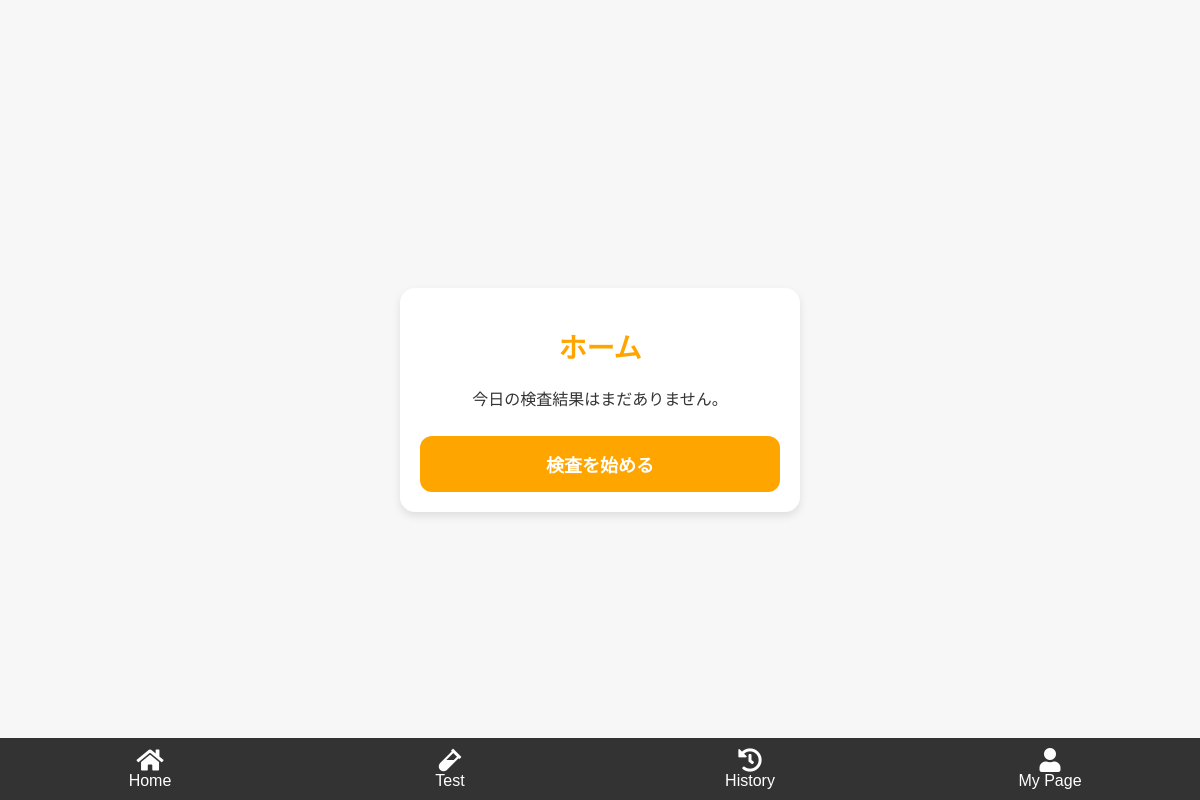
Page / (signed in) on the earlier database version.
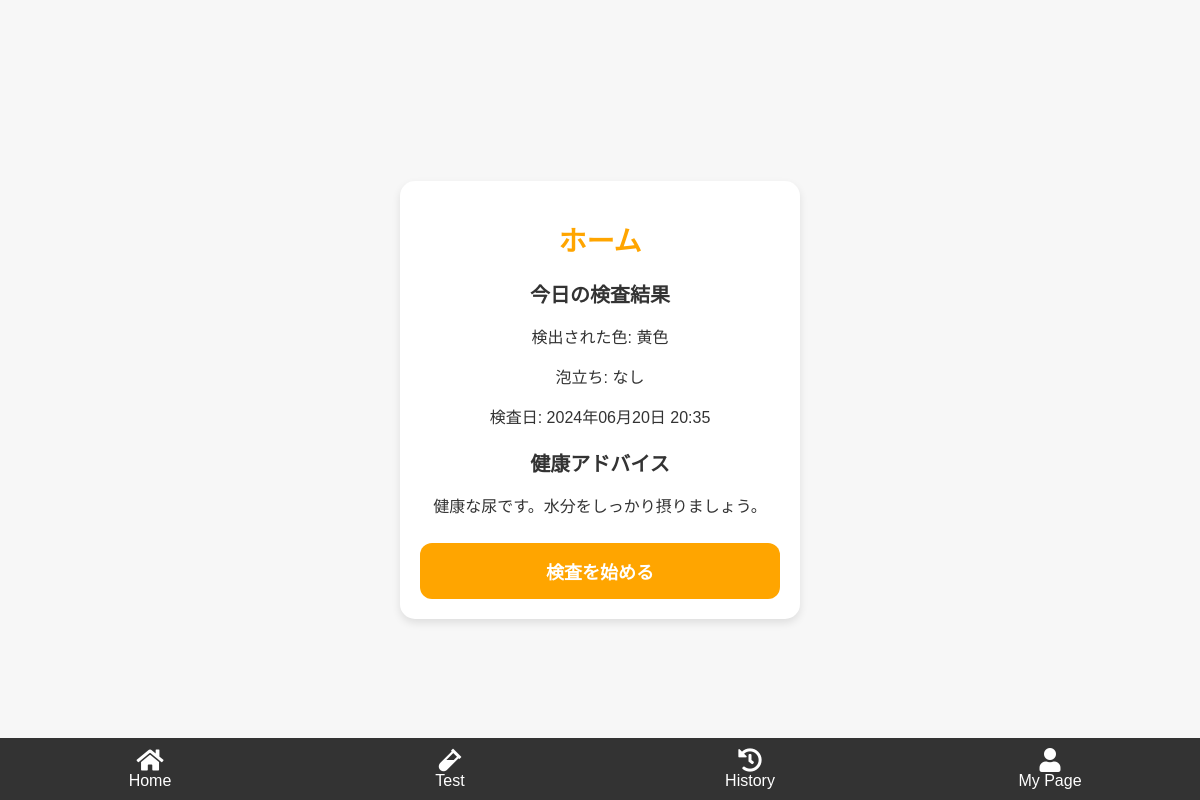
Same page on the later database version.
### app.py (models this page shows)
class Result(db.Model):
    id = db.Column(db.Integer, primary_key=True)
    color = db.Column(db.String(20), nullable=False)
    foam = db.Column(db.String(20), nullable=False)
    date = db.Column(db.DateTime, nullable=False, default=datetime.utcnow)
    user_id = db.Column(db.Integer, db.ForeignKey('user.id'), nullable=False)

### app.py (the view)
@app.route('/')
@login_required
def home():
    today = date.today()
    latest_result = Result.query.filter_by(user_id=current_user.id).filter(Result.date >= today).order_by(Result.date.desc()).first()
    health_advice = ""
    if latest_result:
        print(f"Latest result: {latest_result.color}, {latest_result.foam}, {latest_result.date}")  # デバッグ用ログ
        color = latest_result.color
        if color == "黄色":
            health_advice = "健康な尿です。水分をしっかり摂りましょう。"
        elif color == "無色透明":
            health_advice = "水分を多く摂りすぎているかもしれません。"
        elif color == "その他":
            health_advice = "異常な色です。医師の診察を受けてください。"
    return render_template('home.html', latest_result=latest_result, health_advice=health_advice)

### app.py (called while the page is built)
@login_manager.user_loader
def load_user(user_id):
    return User.query.get(int(user_id))

### templates/home.html (shortened to what this page needs)
{% extends "layout.html" %}
{% block content %}
    <h1>ホーム</h1>
    <div id="latest-result">
        {% if latest_result %}
            <h2>今日の検査結果</h2>
            <p>検出された色: {{ latest_result.color }}</p>
            <p>泡立ち: {{ latest_result.foam }}</p>
            <p>検査日: {{ latest_result.date.strftime('%Y年%m月%d日 %H:%M') }}</p>
            <h3>健康アドバイス</h3>
            <p>{{ health_advice }}</p>
        {% else %}
            <p>今日の検査結果はまだありません。</p>
        {% endif %}
    </div>
    <button class="custom-upload-button" onclick="location.href='/index'">検査を始める</button>
{% endblock %}

### templates/layout.html (shortened to what this page needs)
<!DOCTYPE html>
<html lang="ja">
<head>
    <link href="{{ url_for('static', filename='styles.css') }}" rel="stylesheet">
    <link rel="stylesheet" href="https://cdnjs.cloudflare.com/ajax/libs/font-awesome/5.15.3/css/all.min.css">
</head>
<body>
    <div class="container">
        {% block content %}{% endblock %}
    </div>
    <div class="nav-bar">
        <a href="{{ url_for('home') }}" class="nav-item"><i class="fas fa-home"></i>Home</a>
        <a href="{{ url_for('index') }}" class="nav-item"><i class="fas fa-vial"></i>Test</a>
        <a href="{{ url_for('history') }}" class="nav-item"><i class="fas fa-history"></i>History</a>
        <a href="{{ url_for('settings') }}" class="nav-item"><i class="fas fa-user"></i>My Page</a>
    </div>
</body>
</html>

### static/styles.css (style rules this page uses)
body { background-color: #f7f7f7; font-family: 'Helvetica', 'Arial', sans-serif; color: #333; margin: 0; display: flex; justify-content: center; align-items: center; height: 100vh; box-sizing: border-box; }
.container { background-color: #ffffff; padding: 20px; border-radius: 15px; box-shadow: 0 4px 8px rgba(0, 0, 0, 0.1); width: 90%; max-width: 400px; text-align: center; box-sizing: border-box; }
.nav-bar { display: flex; justify-content: space-around; background-color: #333; padding: 10px 0; position: fixed; bottom: 0; width: 100%; }
.nav-item { color: white; text-align: center; text-decoration: none; flex: 1; }
.nav-item i { display: block; font-size: 24px; }
h1 { font-size: 28px; color: #ffa500; margin-bottom: 20px; }
h2, h3 { color: #333; font-size: 20px; margin-bottom: 15px; }
button.custom-upload-button, .custom-file-label { width: 100%; padding: 15px; border-radius: 12px; background-color: #ffa500; color: #fff; border: none; font-size: 18px; font-weight: 600; cursor: pointer; text-align: center; text-decoration: none; margin-top: 10px; transition: background-color 0.3s ease; }

Differences in the rows shown:
added Result: color "黄色", foam "なし", date "2024年06月20日 20:35"
Other differences:
{{ health_advice }}: (not shown) → "健康な尿です。水分をしっかり摂りましょう。"
text no longer shown: "今日の検査結果はまだありません。"
text now shown: "今日の検査結果 検出された色: 泡立ち: 検査日: 健康アドバイス"
